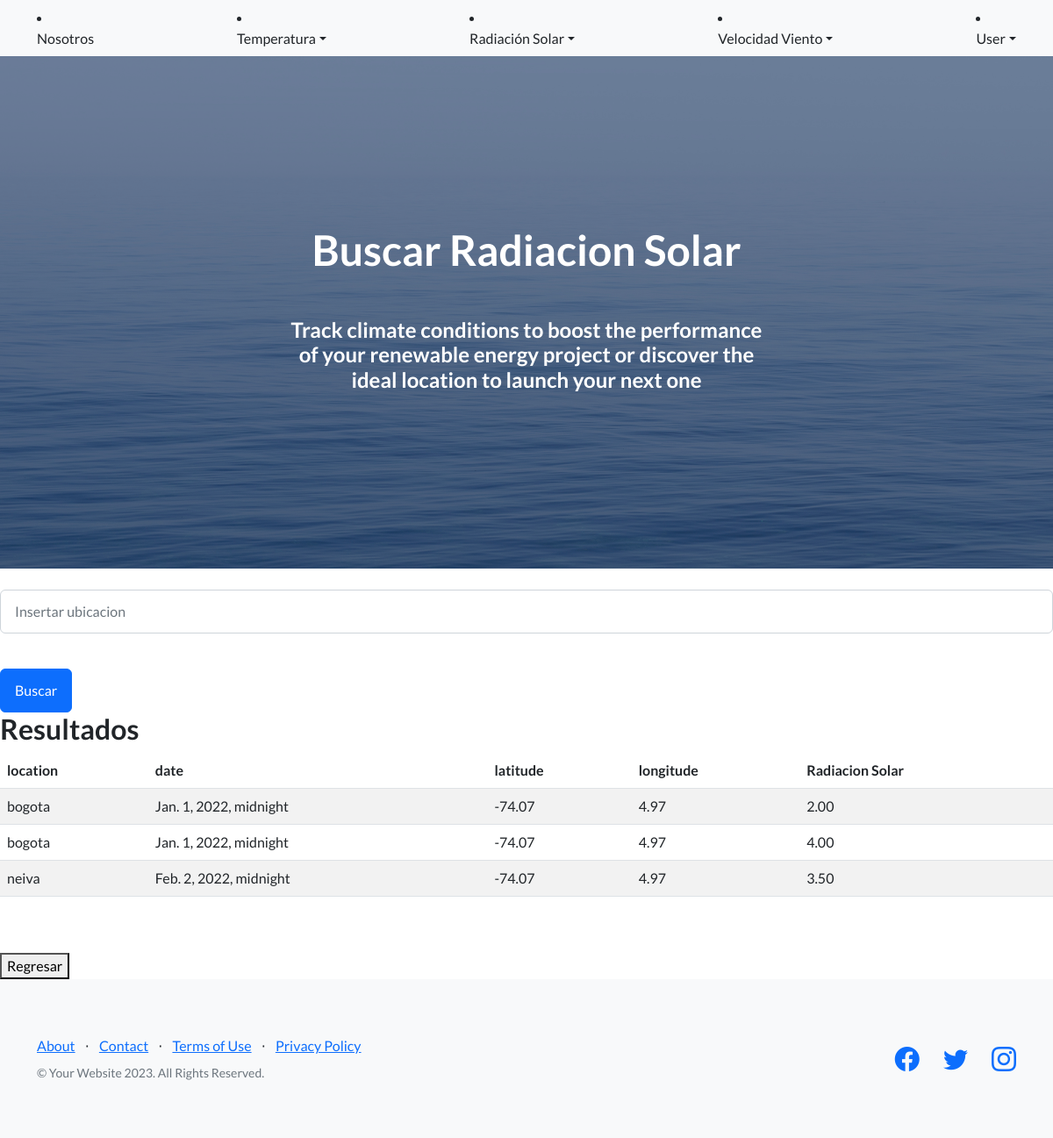
The app's page /buscar_solar/ (signed in) with its own data.
### AppObservations/models.py (models this page shows, shortened)
class SolarVar(models.Model):
    latitude = models.DecimalField(max_digits=10,decimal_places=2)
    length = models.DecimalField(max_digits=10,decimal_places=2)
    date = models.DateTimeField()
    location = models.CharField(max_length=50)
    value = models.DecimalField(max_digits=10, decimal_places=2)

### AppObservations/views.py (the view)
# urls.py: path('buscar_solar/', buscarsolar,name='buscar_solar'),
@login_required
def buscarsolar(request):
    query = request.GET.get('q', '')
    if query:
        data = SolarVar.objects.filter(location__icontains=query)
    else:
        data = SolarVar.objects.all()
    return render(request, "appobs/buscar_solar.html", {"query":query, "data":data})

### AppObservations/templates/appobs/buscar_solar.html
{% extends "appobs/home.html" %}
{% block h1_header %} Buscar Radiacion Solar {%endblock h1_header %}
{% block main_content %}
<br>
<form method="get" action="{% url 'buscar_solar' %}">
    <div class="mb-3">
        <input type="text" name="q" class="form-control" placeholder="Insertar ubicacion" value="{{ query }}">
    </div>
    <br>
    <button type="submit" class="btn btn-primary">Buscar</button>
</form>
{% if data %}
<h2>Resultados</h2>
<table class="table table-striped">
    <thead>
        <tr>
            <th>location</th>
            <th>date</th>
            <th>latitude</th>
            <th>longitude</th>
            <th>Radiacion Solar</th>
        </tr>
    </thead>
    <tbody>
        {% for result in data %}
        <tr>
            <td>{{result.location}}</td>
            <td>{{result.date}}</td>
            <td>{{result.latitude}}</td>
            <td>{{result.length}}</td>
            <td>{{result.value}}</td>
        </tr>
        {% endfor %}
    </tbody>
</table>
{% else %}
<p>No se encontraron ubicaciones.</p>
{% endif %}
<br>
<br>
<button onclick="location.href = '/solar/lista/'">Regresar</button>
{% endblock main_content %}

### records on screen
SolarVar: location "bogota", date "Jan. 1, 2022, midnight", latitude "-74.07", length "4.97", value "2.00"
SolarVar: location "bogota", date "Jan. 1, 2022, midnight", latitude "-74.07", length "4.97", value "4.00"
SolarVar: location "neiva", date "Feb. 2, 2022, midnight", latitude "-74.07", length "4.97", value "3.50"
